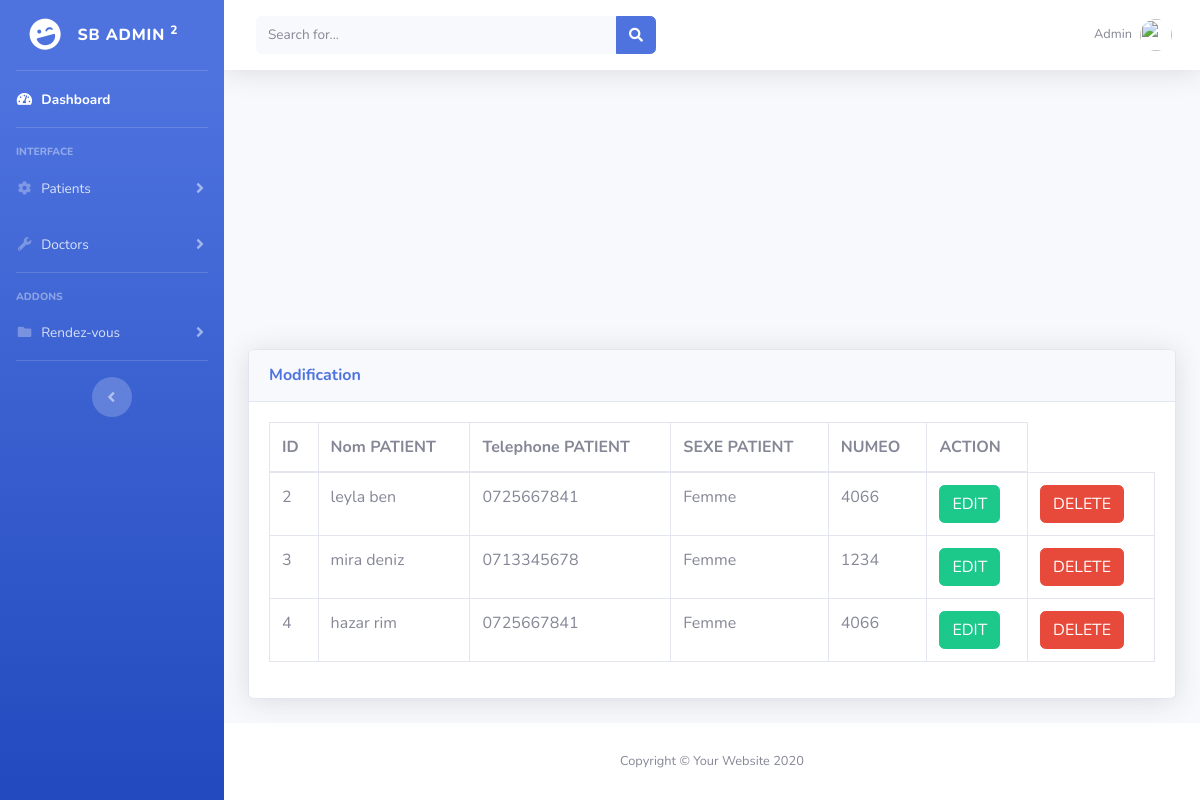
/admin/manage-patient.php, run on an earlier commit of the app's database.
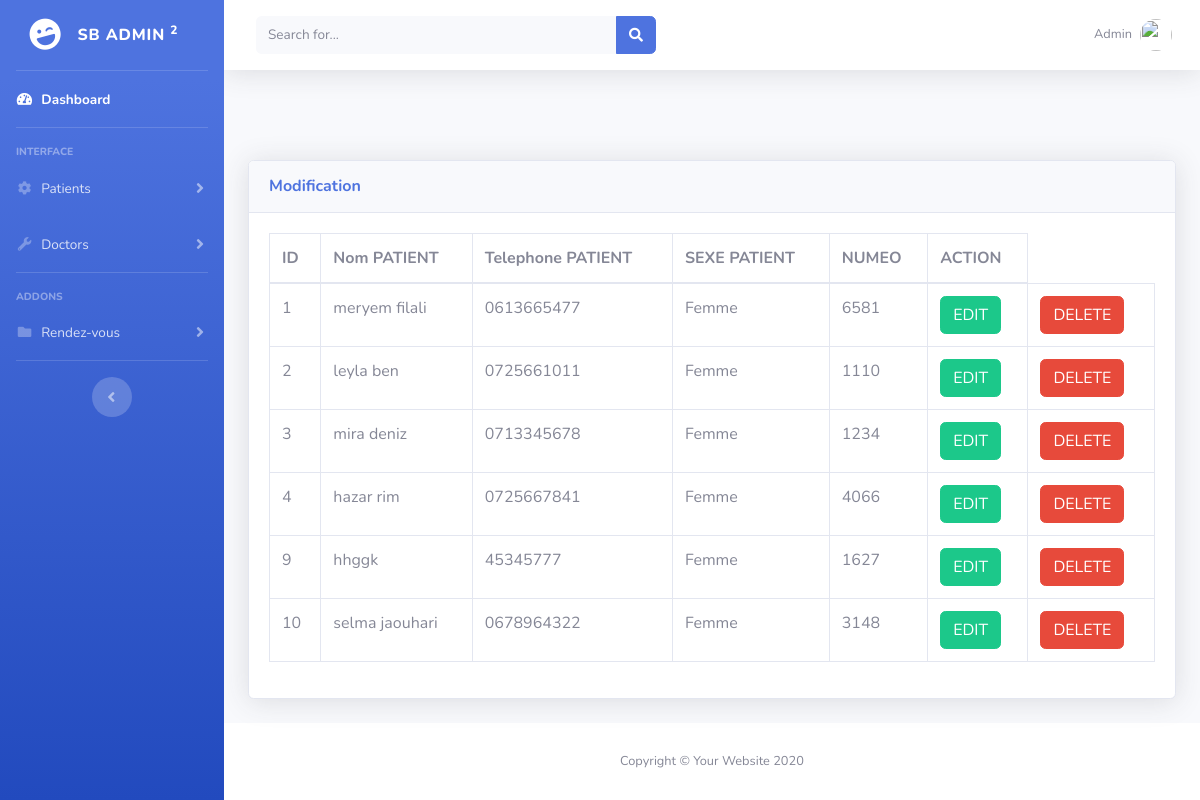
And on a later commit of the database.
### tables this page shows
CREATE TABLE `patients` (
  `id` int(11) NOT NULL,
  `nomPatient` varchar(255) NOT NULL,
  `localisation` varchar(255) NOT NULL,
  `agePatient` varchar(255) NOT NULL,
  `sexePatient` varchar(255) NOT NULL,
  `telPatient` varchar(255) NOT NULL,
  `date de naissance` varchar(255) NOT NULL,
  `diagnostic` text NOT NULL,
  `ordonnance` text NOT NULL,
  `numéro` varchar(255) DEFAULT NULL
);

### admin/manage-patient.php (the view, shortened to what this page needs)
<?php
include('includ/conection.php');
?>
<!DOCTYPE html>
<html lang="en">
<head>
</head>
<body>
<?php  include("includ/base.php")?>
<div class="container-fluid">
<div class="card shadow mb-4">
  <div class="card-header py-3">
    <h6 class="m-0 font-weight-bold text-primary">Modification</h6>
  </div>
  <div class="card-body">
    <div class="table-responsive">
    <?php
        $query = "SELECT * FROM patients";
        $query_run = mysqli_query($conn, $query);
    ?>
      <table class="table table-bordered" id="dataTable" width="100%" cellspacing="0">
        <thead>
          <tr>
              <th > ID </th>
              <th> Nom PATIENT</th>
              <th >Telephone PATIENT</th>
              <th >SEXE PATIENT</th>
              <th >NUMEO</th>
              <th >ACTION</th>
          </tr>
        </thead>
        <tbody>
        <?php
        if(mysqli_num_rows($query_run) > 0)
        {
            while($row = mysqli_fetch_assoc($query_run))
            {
               ?>
          <tr>
            <td><?php  echo $row['id']; ?></td>
            <td><?php  echo $row['nomPatient']; ?></td>
            <td><?php  echo $row['telPatient']; ?></td>
            <td><?php  echo $row['sexePatient']; ?></td>
            <td><?php  echo $row['numéro']; ?></td>
            <td>
                <form action="edit-doctor.php" method="post">
                    <button  type="submit" name="edit_btn" class="btn btn-success"> EDIT</button>
                </form>
            </td>
            <td>
                <form action="delet-doctor.php" method="post">
                  <button type="submit" name="delete_btn" class="btn btn-danger"> DELETE</button>
                </form>
            </td>
          </tr>
          <?php
            }
        }
        else {
            echo "No Record Found";
        }
        ?>
        </tbody>
      </table>
    </div>
  </div>
</div>
</div>
<?php  include("../footer.php") ?>
</body>
</html>

### admin/includ/base.php (shortened to what this page needs)
<!DOCTYPE html>
<html lang="en">
<head>
  <link rel="stylesheet" href="./css/style.css">
  <link href="vendor/fontawesome-free/css/all.min.css" rel="stylesheet" type="text/css">
  <link href="css/sb-admin-2.min.css" rel="stylesheet">
</head>
<body id="page-top">
  <div id="wrapper">
    <ul class="navbar-nav bg-gradient-primary sidebar sidebar-dark accordion" id="accordionSidebar">
      <a class="sidebar-brand d-flex align-items-center justify-content-center" href="index.html">
        <div class="sidebar-brand-icon rotate-n-15">
          <i class="fas fa-laugh-wink"></i>
        </div>
        <div class="sidebar-brand-text mx-3">SB Admin <sup>2</sup></div>
      </a>
      <hr class="sidebar-divider my-0">
      <li class="nav-item active">
        <a class="nav-link" href="dashboard.php">
          <i class="fas fa-fw fa-tachometer-alt"></i>
          <span>Dashboard</span></a>
      </li>
      <hr class="sidebar-divider">
      <div class="sidebar-heading">
        Interface
      </div>
      <li class="nav-item">
        <a class="nav-link collapsed" href="#" data-toggle="collapse" data-target="#collapseTwo" aria-expanded="true" aria-controls="collapseTwo">
          <i class="fas fa-fw fa-cog"></i>
          <span>Patients</span>
        </a>
      </li>
      <li class="nav-item">
        <a class="nav-link collapsed" href="#" data-toggle="collapse" data-target="#collapseUtilities" aria-expanded="true" aria-controls="collapseUtilities">
          <i class="fas fa-fw fa-wrench"></i>
          <span>Doctors</span>
        </a>
      </li>
      <hr class="sidebar-divider">
      <div class="sidebar-heading">
        Addons
      </div>
      <li class="nav-item">
        <a class="nav-link collapsed" href="#" data-toggle="collapse" data-target="#collapsePages" aria-expanded="true" aria-controls="collapsePages">
          <i class="fas fa-fw fa-folder"></i>
          <span>Rendez-vous</span>
        </a>
      </li>
      <hr class="sidebar-divider d-none d-md-block">
      <div class="text-center d-none d-md-inline">
        <button class="rounded-circle border-0" id="sidebarToggle"></button>
      </div>
    </ul>
    <div id="content-wrapper" class="d-flex flex-column">
      <div id="content">
        <nav class="navbar navbar-expand navbar-light bg-white topbar mb-4 static-top shadow">
          <form class="d-none d-sm-inline-block form-inline mr-auto ml-md-3 my-2 my-md-0 mw-100 navbar-search">
            <div class="input-group">
              <input type="text" class="form-control bg-light border-0 small" placeholder="Search for..." aria-label="Search" aria-describedby="basic-addon2">
              <div class="input-group-append">
                <button class="btn btn-primary" type="button">
                  <i class="fas fa-search fa-sm"></i>
                </button>
              </div>
            </div>
          </form>
          <ul class="navbar-nav ml-auto">
            <li class="nav-item dropdown no-arrow">
              <a class="nav-link dropdown-toggle" href="#" id="userDropdown" role="button" data-toggle="dropdown" aria-haspopup="true" aria-expanded="false">
                <span class="mr-2 d-none d-lg-inline text-gray-600 small">Admin</span>
                <img class="img-profile rounded-circle" src="https://source.unsplash.com/QAB-WJcbgJk/60x60">
              </a>
            </li>
          </ul>
        </nav>
  </div>
</body>
</html>

### footer.php
<footer class="sticky-footer bg-white">
        <div class="container my-auto">
          <div class="copyright text-center my-auto">
            <span>Copyright &copy; Your Website 2020</span>
          </div>
        </div>
      </footer>

What changed in the data, as far as the page shows it:
added patients: id "1", nomPatient "meryem filali", telPatient "0613665477", sexePatient "Femme", numéro "6581"
changed patients "leyla ben": telPatient "0725667841" → "0725661011"; numéro "4066" → "1110"
added patients: id "9", nomPatient "hhggk", telPatient "45345777", sexePatient "Femme", numéro "1627"
added patients: id "10", nomPatient "selma jaouhari", telPatient "0678964322", sexePatient "Femme", numéro "3148"
